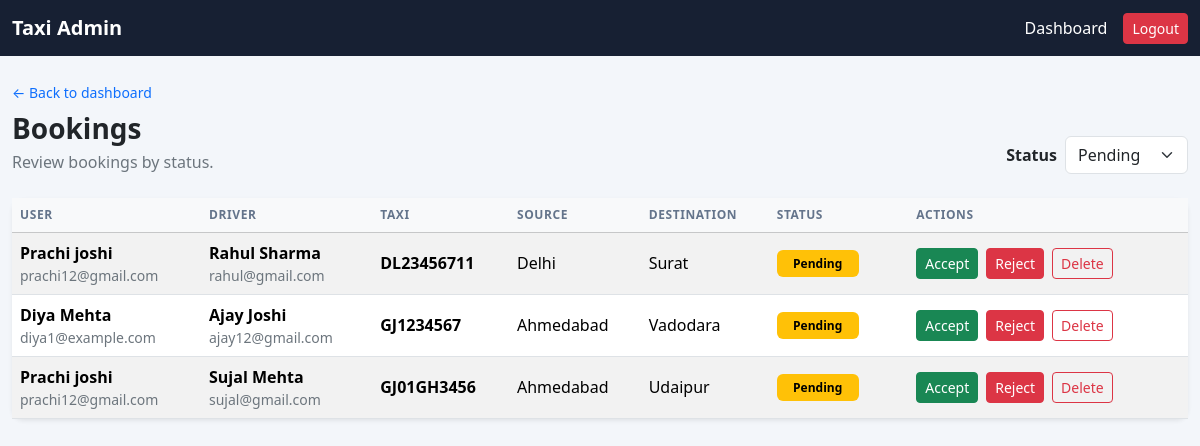
/bookings/ (signed in), run on an earlier commit of the app's database.
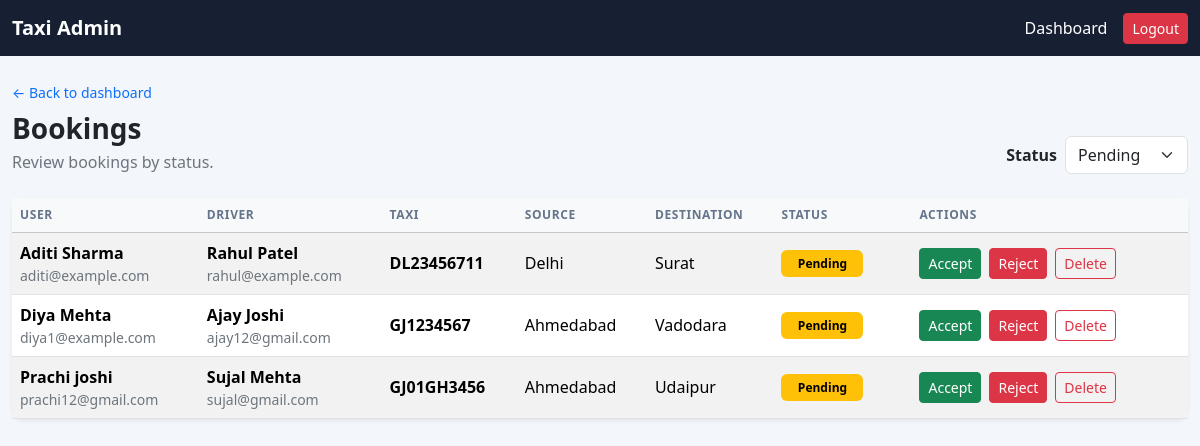
And on a later commit of the database.
### core/models.py (models this page shows, shortened)
class Booking(models.Model):
    STATUS_CHOICES = [
        ('Pending', 'Pending'),
        ('Approved', 'Approved'),
        ('Rejected', 'Rejected'),
        ('Cancelled', 'Cancelled'),
    ]
    user = models.ForeignKey(
        'core.User',
        on_delete=models.CASCADE,
        related_name='bookings'
    )
    taxi = models.ForeignKey(
        'core.Taxi',
        on_delete=models.CASCADE,
        related_name='bookings'
    )
    date = models.DateTimeField(auto_now_add=True)
    status = models.CharField(
        max_length=20,
        choices=STATUS_CHOICES,
        default='Pending'
    )

class User(models.Model):
    name = models.CharField(max_length=100)
    email = models.EmailField(unique=True)
    mobile = models.CharField(max_length=15)
    password = models.CharField(max_length=128)
    class Meta:
        ordering = ['name']

class Taxi(models.Model):
    number = models.CharField(max_length=20, unique=True)
    type = models.CharField(max_length=50)
    source = models.CharField(max_length=100)
    destination = models.CharField(max_length=100)
    price = models.DecimalField(max_digits=10, decimal_places=2)
    availability = models.BooleanField(default=True)
    driver = models.ForeignKey(
        Driver,
        on_delete=models.CASCADE,
        related_name='taxis',
    )

class Driver(models.Model):
    name = models.CharField(max_length=100)
    email = models.EmailField(unique=True)
    license_number = models.CharField(
        max_length=50,
        unique=True
    )
    mobile = models.CharField(max_length=15)
    taxi_number = models.CharField(max_length=20, blank=True)
    password = models.CharField(max_length=128)

### core/views.py (the view)
# urls.py: path('bookings/', views.admin_bookings, name='admin_bookings'),
@user_passes_test(lambda user: user.is_authenticated and user.is_staff,
                  login_url='admin_login')
def admin_bookings(request):
    status_filter = request.GET.get('status', 'Pending')
    if status_filter != 'all' and status_filter not in dict(Booking.STATUS_CHOICES):
        status_filter = 'Pending'
    bookings = Booking.objects.select_related(
        'user', 'taxi', 'taxi__driver'
    ).order_by('-date')
    if status_filter != 'all':
        bookings = bookings.filter(status=status_filter)
    page_obj = Paginator(bookings, 10).get_page(request.GET.get('page'))
    return render(
        request,
        'core/admin_bookings.html',
        {
            'bookings': page_obj.object_list,
            'page_obj': page_obj,
            'status_filter': status_filter,
            'booking_statuses': Booking.STATUS_CHOICES,
        },
    )

### core/templates/core/admin_bookings.html (shortened to what this page needs)
<!DOCTYPE html>
<html lang="en">
<head>
    <link href="https://cdn.jsdelivr.net/npm/bootstrap@5.3.3/dist/css/bootstrap.min.css"
          rel="stylesheet">
</head>
<body>
<nav class="navbar navbar-dark admin-navbar">
    <div class="container-xxl">
        <a class="navbar-brand fw-bold" href="{% url 'admin_dashboard' %}">
            Taxi Admin
        </a>
        <div class="d-flex align-items-center gap-3">
            <a class="nav-link text-white" href="{% url 'admin_dashboard' %}">Dashboard</a>
            <form method="POST" action="{% url 'admin_logout' %}">
                <button type="submit" class="btn btn-danger btn-sm">Logout</button>
            </form>
        </div>
    </div>
</nav>
<main class="container-xxl py-4">
    <a class="text-decoration-none small" href="{% url 'admin_dashboard' %}">
        &larr; Back to dashboard
    </a>
    <div class="d-flex flex-wrap justify-content-between align-items-end gap-3 mt-2 mb-4">
        <div>
            <h1 class="h3 fw-bold mb-1">Bookings</h1>
            <p class="text-secondary mb-0">Review bookings by status.</p>
        </div>
        <form method="GET" class="d-flex align-items-center gap-2">
            <label for="booking-status" class="form-label mb-0 fw-semibold">Status</label>
            <select id="booking-status" name="status" class="form-select"
                    onchange="this.form.submit()">
                {% for value, label in booking_statuses %}
                    <option value="{{ value }}"{% if status_filter == value %} selected{% endif %}>{{ label }}</option>
                {% endfor %}
            </select>
        </form>
    </div>
    <section class="card page-card shadow-sm" aria-label="Booking listing">
        <div class="table-responsive" role="region"
             aria-label="Bookings table" tabindex="0">
            <table class="table table-striped table-hover align-middle mb-0">
                <thead class="table-light">
                    <tr>
                        <th>User</th>
                        <th>Driver</th>
                        <th>Taxi</th>
                        <th>Source</th>
                        <th>Destination</th>
                        <th class="pe-4">Status</th>
                        <th class="pe-4">Actions</th>
                    </tr>
                </thead>
                <tbody>
                    {% for booking in bookings %}
                        <tr>
                            <td>
                                <div class="fw-semibold">{{ booking.user.name }}</div>
                                <div class="small text-secondary">{{ booking.user.email }}</div>
                            </td>
                            <td>
                                {% if booking.taxi.driver %}
                                    <div class="fw-semibold">{{ booking.taxi.driver.name }}</div>
                                    <div class="small text-secondary">{{ booking.taxi.driver.email }}</div>
                                {% else %}
                                    <span class="text-secondary">No driver assigned</span>
                                {% endif %}
                            </td>
                            <td class="fw-semibold">{{ booking.taxi.number }}</td>
                            <td>{{ booking.taxi.source }}</td>
                            <td>{{ booking.taxi.destination }}</td>
                            <td class="pe-4">
                                {% if booking.status == 'Pending' %}
                                    <span class="badge status-badge text-bg-warning">Pending</span>
                                {% elif booking.status == 'Approved' %}
                                    <span class="badge status-badge text-bg-success">Approved</span>
                                {% elif booking.status == 'Rejected' %}
                                    <span class="badge status-badge text-bg-danger">Rejected</span>
                                {% else %}
                                    <span class="badge status-badge text-bg-secondary">{{ booking.status }}</span>
                                {% endif %}
                            </td>
                            <td class="pe-4">
                                <div class="d-flex flex-wrap gap-2">
                                {% if booking.status == 'Pending' %}
                                    <form method="POST"
                                          action="{% url 'admin_booking_accept' booking.pk %}">
                                        <button type="submit" class="btn btn-success btn-sm">
                                            Accept
                                        </button>
                                    </form>
                                    <form method="POST"
                                          action="{% url 'admin_booking_reject' booking.pk %}">
                                        <button type="submit" class="btn btn-danger btn-sm">
                                            Reject
                                        </button>
                                    </form>
                                {% endif %}
                                    <form method="POST"
                                          action="{% url 'admin_booking_delete' booking.pk %}"
                                          onsubmit="return confirm('Delete this booking?');">
                                        <button type="submit" class="btn btn-outline-danger btn-sm">
                                            Delete
                                        </button>
                                    </form>
                                </div>
                            </td>
                        </tr>
                    {% empty %}
                        <tr>
                            <td colspan="7" class="text-center text-secondary py-5">
                                No {{ status_filter|lower }} bookings.
                            </td>
                        </tr>
                    {% endfor %}
                </tbody>
            </table>
        </div>
    </section>
</main>
</body>
</html>

### core/templates/core/admin_bookings.html (style rules this page uses)
body { background: #f3f6fa; }
.admin-navbar { background: #172033; }
.page-card { border: 0; border-radius: 12px; }
.table thead th { color: #64748b; font-size: .75rem; letter-spacing: .05em; text-transform: uppercase; white-space: nowrap; }
.status-badge { min-width: 82px; padding: .45rem .65rem; }

What changed in the data, as far as the page shows it:
removed Booking: user.name "Prachi joshi", user.email "prachi12@gmail.com", taxi.driver.name "Rahul Sharma", taxi.driver.email "rahul@gmail.com", taxi.number "DL23456711", taxi.source "Delhi", taxi.destination "Surat", status "Pending"
added Booking: user.name "Aditi Sharma", user.email "aditi@example.com", taxi.driver.name "Rahul Patel", taxi.driver.email "rahul@example.com", taxi.number "DL23456711", taxi.source "Delhi", taxi.destination "Surat", status "Pending"
